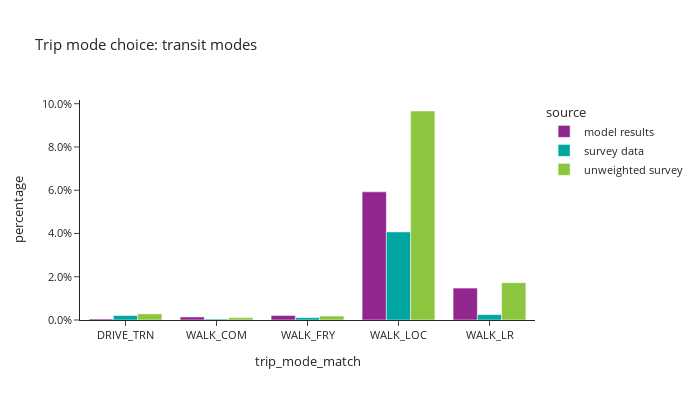

The notebook cell saved with this chart:
### Code cell
# show only transit modes
df_plot = trip_data.groupby(['source','trip_mode_match'])['trip_weight_2017_2019'].sum().reset_index()
df_plot['percentage'] = df_plot.groupby(['source'], group_keys=False)['trip_weight_2017_2019']. \
    apply(lambda x: x / float(x.sum()))

fig = px.bar(df_plot.loc[df_plot['trip_mode_match'].isin(transit_modes)], x="trip_mode_match", y="percentage", color="source",barmode="group",
             title="Trip mode choice: transit modes")
fig.for_each_annotation(lambda a: a.update(text = a.text.split("=")[-1]))
fig.update_layout(height=400, width=700, yaxis=dict(tickformat=".1%"))
fig.show()

### Figure 1 — Plotly figure (JSON) as saved in the notebook; plotly's stock layout.template omitted (floating-point values rounded to 4 significant figures)
{"data": [{"alignmentgroup": "True", "hovertemplate": "source=model results<br>trip_mode_match=%{x}<br>percentage=%{y}<extra></extra>", "legendgroup": "model results", "marker": {"color": "#91268F", "pattern": {"shape": ""}}, "name": "model results", "offsetgroup": "model results", "orientation": "v", "showlegend": true, "textposition": "auto", "type": "bar", "x": ["DRIVE_TRN", "WALK_COM", "WALK_FRY", "WALK_LOC", "WALK_LR"], "xaxis": "x", "y": [0.0004763, 0.001421, 0.002093, 0.05924, 0.01476], "yaxis": "y"}, {"alignmentgroup": "True", "hovertemplate": "source=survey data<br>trip_mode_match=%{x}<br>percentage=%{y}<extra></extra>", "legendgroup": "survey data", "marker": {"color": "#00A7A0", "pattern": {"shape": ""}}, "name": "survey data", "offsetgroup": "survey data", "orientation": "v", "showlegend": true, "textposition": "auto", "type": "bar", "x": ["DRIVE_TRN", "WALK_COM", "WALK_FRY", "WALK_LOC", "WALK_LR"], "xaxis": "x", "y": [0.002056, 0.0004152, 0.001103, 0.04073, 0.002485], "yaxis": "y"}, {"alignmentgroup": "True", "hovertemplate": "source=unweighted survey<br>trip_mode_match=%{x}<br>percentage=%{y}<extra></extra>", "legendgroup": "unweighted survey", "marker": {"color": "#8CC63E", "pattern": {"shape": ""}}, "name": "unweighted survey", "offsetgroup": "unweighted survey", "orientation": "v", "showlegend": true, "textposition": "auto", "type": "bar", "x": ["DRIVE_TRN", "WALK_COM", "WALK_FRY", "WALK_LOC", "WALK_LR"], "xaxis": "x", "y": [0.002836, 0.001091, 0.001827, 0.09662, 0.01726], "yaxis": "y"}], "layout": {"barmode": "group", "height": 400, "legend": {"title": {"text": "source"}, "tracegroupgap": 0}, "title": {"text": "Trip mode choice: transit modes"}, "width": 700, "xaxis": {"anchor": "y", "domain": [0.0, 1.0], "title": {"text": "trip_mode_match"}}, "yaxis": {"anchor": "x", "domain": [0.0, 1.0], "tickformat": ".1%", "title": {"text": "percentage"}}}}
